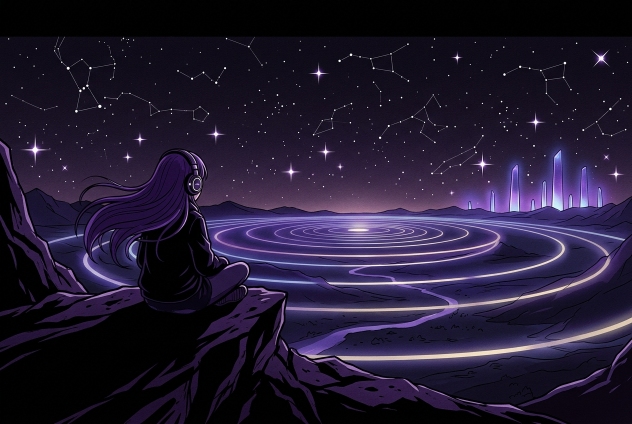
#> input picture assets/raw/footer-src.png, 1264 x 848 px, found by its file name (shown at 1/2 size); its folder holds only this picture in this run
$ python generate_assets.py
#> lines starting #> are read from the running program, lines starting #| are printed output that depends on the picture
#!/usr/bin/env python3
"""Generate original artwork for the dnzlfx portfolio.

Two families of art:
  1. Anime-aesthetic character plates (hero bust + footer panorama), rendered as
     cel-shaded line engravings and then reduced with an 8x8 Bayer ordered-dither
     into a monochrome silver palette and an electric-purple duotone palette.
  2. Editorial / project plates (panoramic mission header + paired row art +
     project card art) in the same dithered house style.

Everything is drawn procedurally with Pillow primitives (Bezier polylines,
polygons, arcs) - no external image assets are used or required.
"""
import math
import os

from PIL import Image, ImageChops, ImageDraw, ImageFilter, ImageOps

OUT_DIR = "/mnt/datos/proyectos/dnzlfx-portfolio-demo/assets"
os.makedirs(OUT_DIR, exist_ok=True)

BASE_BG = (7, 6, 11)  # #07060B page background, used for the edge fade-out

BAYER_8 = [
    [ 0, 32,  8, 40,  2, 34, 10, 42],
    [48, 16, 56, 24, 50, 18, 58, 26],
    [12, 44,  4, 36, 14, 46,  6, 38],
    [60, 28, 52, 20, 62, 30, 54, 22],
    [ 3, 35, 11, 43,  1, 33,  9, 41],
    [51, 19, 59, 27, 49, 17, 57, 25],
    [15, 47,  7, 39, 13, 45,  5, 37],
    [63, 31, 55, 23, 61, 29, 53, 21],
]


# ---------------------------------------------------------------------------
# Ordered dithering + palettes
# ---------------------------------------------------------------------------
def apply_bayer_dither(gray_img, palette_levels, pixel_scale: int = 2) -> Image.Image:
    """Downsample, apply 8x8 Bayer ordered dithering across palette_levels, upscale."""
    w, h = gray_img.size
    sw, sh = max(1, w // pixel_scale), max(1, h // pixel_scale)
    small = gray_img.resize((sw, sh), Image.Resampling.BILINEAR)
    px = small.load()

    # Precompute a 255-entry -> palette index/frac lookup so the inner loop is cheap.
    n_pal = len(palette_levels) - 1
    out = Image.new("RGB", (sw, sh))
    opx = out.load()
    for y in range(sh):
        row = BAYER_8[y & 7]
        for x in range(sw):
            v = px[x, y]
            scaled = v * n_pal / 255.0
            idx = int(scaled)
            frac = scaled - idx
            if frac > (row[x & 7] + 0.5) / 64.0 and idx < n_pal:
                idx += 1
            opx[x, y] = palette_levels[idx]
    return out.resize((w, h), Image.Resampling.NEAREST)


# Mono: deep void -> slate -> muted lavender -> silver -> starlight white
PAL_MONO = [
    (7, 6, 11),       # #07060B void black
    (42, 37, 60),     # dark slate violet
    (108, 100, 134),  # mid muted lavender
    (184, 176, 212),  # silver
    (243, 240, 252),  # starlight white
]

# Color: electric purple duotone (#6D28D9 / #A855F7 / #C084FC) over #07060B
PAL_COLOR = [
    (7, 6, 11),       # #07060B void black
    (109, 40, 217),   # #6D28D9 deep royal purple
    (168, 85, 247),   # #A855F7 electric purple
    (192, 132, 252),  # #C084FC vivid lavender
    (243, 240, 252),  # bright starlight
]


def fade_gray_to_bg(gray_img: Image.Image, hold: float = 0.62, feather: float = 1.0,
                    bg_level: int = 7, bottom: float = 0.86) -> Image.Image:
    """Fade a greyscale plate into the page background *before* dithering.

    Doing this in the grey domain (instead of blending two already-dithered RGB
    plates) keeps the ordered dither genuinely 1-to-5 levels: no smooth alpha
    ramps survive, so the halftone stays crisp and uniform right to the edges.
    """
    w, h = gray_img.size
    # 0 at the centre, 255 at the edge mid-points: opaque core, faded rim.
    mask = Image.radial_gradient("L").resize((w, h), Image.Resampling.BILINEAR)

    def falloff(v: int) -> int:
        t = v / 255.0
        if t <= hold:
            return 255
        if t >= feather:
            return 0
        u = (t - hold) / (feather - hold)
        u = u * u * (3 - 2 * u)  # smoothstep
        return int(255 * (1 - u))

    mask = mask.point(falloff)
    if bottom < 1.0:
        grad = Image.new("L", (w, h), 255)
        gd = ImageDraw.Draw(grad)
        for y in range(int(h * bottom), h):
            t = (y - h * bottom) / (h * (1 - bottom))
            gd.line([(0, y), (w, y)], fill=int(255 * (1 - t * t)))
        mask = ImageChops.multiply(mask, grad)
    return Image.composite(gray_img, Image.new("L", (w, h), bg_level), mask)


def save_plate(gray_img: Image.Image, prefix: str, pixel_scale: int = 2,
               colors: bool = True, fade: bool = True):
    g = fade_gray_to_bg(gray_img) if fade else gray_img
    mono = apply_bayer_dither(g, PAL_MONO, pixel_scale)
    mono.save(os.path.join(OUT_DIR, f"{prefix}-mono.png"), optimize=True)
    if not colors:
        return
    color = apply_bayer_dither(g, PAL_COLOR, pixel_scale)
    color.save(os.path.join(OUT_DIR, f"{prefix}-color.png"), optimize=True)


# ---------------------------------------------------------------------------
# Drawing primitives
# ---------------------------------------------------------------------------
def bez(p0, p1, p2, p3, n=64):
    """Sample a cubic Bezier into a list of (x, y) points."""
    pts = []
    for i in range(n + 1):
        t = i / n
        mt = 1 - t
        x = mt**3 * p0[0] + 3 * mt * mt * t * p1[0] + 3 * mt * t * t * p2[0] + t**3 * p3[0]
        y = mt**3 * p0[1] + 3 * mt * mt * t * p1[1] + 3 * mt * t * t * p2[1] + t**3 * p3[1]
        pts.append((x, y))
    return pts


def strand_poly(spine, w_base, w_tip):
    """Offset a spine polyline into a tapered filled polygon (a hair lock)."""
    n = len(spine)
    left, right = [], []
    for i, (x, y) in enumerate(spine):
        t = i / (n - 1)
        if i == 0:
            dx, dy = spine[1][0] - x, spine[1][1] - y
        elif i == n - 1:
            dx, dy = x - spine[-2][0], y - spine[-2][1]
        else:
            dx, dy = spine[i + 1][0] - spine[i - 1][0], spine[i + 1][1] - spine[i - 1][1]
        L = math.hypot(dx, dy) or 1.0
        nx, ny = -dy / L, dx / L
        w = (w_base * (1 - t) + w_tip * t) / 2.0
        left.append((x + nx * w, y + ny * w))
        right.append((x - nx * w, y - ny * w))
    return left + right[::-1]


def starburst(d, cx, cy, r_in, r_out, count, color, width=1):
    for i in range(count):
        ang = (2 * math.pi * i) / count
        x1 = cx + math.cos(ang) * r_in
        y1 = cy + math.sin(ang) * r_in
        x2 = cx + math.cos(ang) * r_out
        y2 = cy + math.sin(ang) * r_out
        d.line([(x1, y1), (x2, y2)], fill=color, width=width)


def spark(d, cx, cy, r, color=250, width=2):
    """Four-point sparkle."""
    starburst(d, cx, cy, 0, r, 4, color, width=width)
    d.ellipse([cx - 2, cy - 2, cx + 2, cy + 2], fill=255)


def radial_glow(img: Image.Image, cx, cy, radius, aspect=1.0, peak=90, blur=42) -> Image.Image:
    w, h = img.size
    glow = Image.new("L", (w, h), 0)
    gd = ImageDraw.Draw(glow)
    steps = 60
    for i in range(steps, 0, -1):
        r = radius * i / steps
        val = int(peak * (1 - i / float(steps)) ** 1.4)
        gd.ellipse([cx - r, cy - r * aspect, cx + r, cy + r * aspect], fill=val)
    glow = glow.filter(ImageFilter.GaussianBlur(blur))
    return ImageChops.add(img, glow, scale=1.0, offset=0)


def engraving_sphere(d, cx, cy, radius, light=(-0.5, -0.6, 0.6)):
    lx, ly, lz = light
    n = math.sqrt(lx * lx + ly * ly + lz * lz)
    lx, ly, lz = lx / n, ly / n, lz / n
    for r in range(int(radius), 0, -2):
        for a in range(0, 360, 4):
            rad = math.radians(a)
            nx = (r / radius) * math.cos(rad)
            ny = (r / radius) * math.sin(rad)
            nz = math.sqrt(max(0.0, 1.0 - nx * nx - ny * ny))
            dot = max(0.0, nx * lx + ny * ly + nz * lz)
            val = int(30 + 225 * (dot ** 1.3))
            d.point((cx + nx * radius, cy + ny * radius), fill=val)


# ---------------------------------------------------------------------------
# Anime bust (hero)
# ---------------------------------------------------------------------------
def draw_anime_bust(d, W, H):
    """Front-facing anime bust: flowing hair, expressive cel eyes, over-ear
    cyber-acoustic studio headset, high-collar coat and acoustic waves."""
    cx = W / 2
    head_cy = 452
    chin = 648
    face_hw = 176
    eye_y = 478
    eye_dx = 90

    OUT = 10           # outline near-black
    HAIR_DK = 34
    HAIR_MID = 86
    HAIR_HI = 236
    SKIN = 218
    SKIN_SH = 170
    SKIN_LN = 104
    COAT = 24
    COAT_MID = 60
    COAT_LN = 150
    WHITE = 252

    # ---- Astral halo rings ----------------------------------------------
    for r, col in [(424, 52), (372, 36)]:
        d.ellipse([cx - r, head_cy - r * 1.06, cx + r, head_cy + r * 1.06],
                  outline=col, width=2)
    for i in range(64):
        a = 2 * math.pi * i / 64
        rr = 452
        d.ellipse([cx + math.cos(a) * rr - 3, head_cy + math.sin(a) * rr * 1.05 - 3,
                   cx + math.cos(a) * rr + 3, head_cy + math.sin(a) * rr * 1.05 + 3], fill=105)

    # ---- Back hair (dark mass behind everything) -------------------------
    back = (bez((cx - 268, 480), (cx - 336, 250), (cx - 220, 232), (cx - 70, 258), 40)
            + bez((cx - 70, 258), (cx + 120, 236), (cx + 336, 250), (cx + 274, 480), 40)
            + bez((cx + 274, 480), (cx + 322, 660), (cx + 268, 800), (cx + 220, 884), 30)
            + bez((cx + 220, 884), (cx + 120, 918), (cx - 120, 918), (cx - 224, 884), 30)
            + bez((cx - 224, 884), (cx - 272, 800), (cx - 324, 660), (cx - 268, 480), 30))
    d.polygon(back, fill=HAIR_DK)
    # a single broad inner strand for depth (thin repeated lines read as noise)
    d.polygon(bez((cx - 236, 600), (cx - 252, 764), (cx - 208, 868), (cx - 140, 900), 26)
              + bez((cx - 140, 900), (cx - 84, 884), (cx - 122, 720), (cx - 158, 548), 26),
              fill=52)

    # ---- Neck ------------------------------------------------------------
    d.polygon([(cx - 60, 592), (cx + 60, 592), (cx + 72, 724), (cx - 72, 724)], fill=SKIN_SH)
    # shadow under the jaw
    d.polygon(bez((cx - 66, 616), (cx, 664), (cx + 66, 616), (cx + 60, 596), 16)
              + [(cx - 60, 596)], fill=120)

    # ---- Shoulders + long coat ------------------------------------------
    d.polygon(bez((cx - 94, 702), (cx - 330, 752), (cx - 436, 900), (cx - 452, H), 24)
              + [(cx + 452, H)]
              + bez((cx + 452, H), (cx + 436, 900), (cx + 330, 752), (cx + 94, 702), 24),
              fill=54)
    # bright rims along both shoulder lines so the bust sits on a real body
    d.line(bez((cx - 94, 702), (cx - 330, 752), (cx - 436, 900), (cx - 452, H), 24),
           fill=182, width=5)
    d.line(bez((cx + 94, 702), (cx + 330, 752), (cx + 436, 900), (cx + 452, H), 24),
           fill=182, width=5)
    # coat opening: a narrow dark V so the chest reads (no flat column)
    d.polygon([(cx - 76, 712), (cx + 76, 712), (cx + 36, H), (cx - 36, H)], fill=22)
    # high collar sweeping up behind the jaw
    d.polygon(bez((cx - 84, 714), (cx - 236, 672), (cx - 204, 566), (cx - 104, 600), 20)
              + bez((cx - 104, 600), (cx - 66, 610), (cx - 46, 628), (cx - 44, 714), 12)
              + [(cx + 44, 714)]
              + bez((cx + 44, 714), (cx + 46, 628), (cx + 66, 610), (cx + 104, 600), 12)
              + bez((cx + 104, 600), (cx + 204, 566), (cx + 236, 672), (cx + 84, 714), 20),
              fill=112)
    for s in (-1, 1):
        d.line(bez((cx + s * 84, 714), (cx + s * 236, 672), (cx + s * 204, 566), (cx + s * 104, 600), 20),
               fill=196, width=5)
    # lapels
    d.line([(cx - 44, 714), (cx - 150, H)], fill=COAT_LN, width=4)
    d.line([(cx + 44, 714), (cx + 158, H)], fill=COAT_LN, width=4)

    # ---- Face ------------------------------------------------------------
    face = (bez((cx - face_hw, 456), (cx - face_hw - 4, 572), (cx - 108, 646), (cx, chin), 30)
            + bez((cx, chin), (cx + 108, 646), (cx + face_hw + 4, 572), (cx + face_hw, 456), 30)
            + bez((cx + face_hw, 456), (cx + 132, 322), (cx - 132, 322), (cx - face_hw, 456), 30))
    d.polygon(face, fill=SKIN)
    # soft cheek shadow on the left (light from upper right)
    d.polygon(bez((cx - face_hw + 6, 520), (cx - 122, 560), (cx - 152, 612), (cx - 98, 638), 18)
              + [(cx, chin), (cx - face_hw + 6, 520)], fill=SKIN_SH)
    # bangs shadow band across the forehead
    d.polygon(bez((cx - face_hw, 452), (cx - 40, 514), (cx + 60, 502), (cx + face_hw, 448), 24)
              + [(cx + face_hw, 384), (cx - face_hw, 384)], fill=SKIN_SH)

    # ---- Eyes ------------------------------------------------------------
    for s in (-1, 1):
        ex, ey = cx + s * eye_dx, eye_y
        upper = bez((ex - 62, ey + 8), (ex - 22, ey - 50), (ex + 24, ey - 50), (ex + 64, ey + 2), 28)
        lower = bez((ex + 64, ey + 2), (ex + 22, ey + 38), (ex - 22, ey + 38), (ex - 62, ey + 8), 28)
        d.polygon(upper + lower, fill=WHITE)
        ir = 33
        d.ellipse([ex - ir, ey - ir + 2, ex + ir, ey + ir + 2], fill=HAIR_MID)
        d.ellipse([ex - ir + 7, ey - ir + 11, ex + ir - 7, ey + ir - 5], fill=HAIR_DK)
        d.ellipse([ex - 13, ey - 13, ex + 13, ey + 13], fill=OUT)
        d.ellipse([ex - 18, ey - 20, ex + 4, ey + 2], fill=WHITE)
        d.ellipse([ex + 8, ey + 10, ex + 19, ey + 21], fill=WHITE)
        d.line(upper, fill=OUT, width=12, joint="curve")
        d.line([(ex + s * 62, ey + 2), (ex + s * 76, ey - 12)], fill=OUT, width=9)
        d.line(lower, fill=SKIN_LN, width=3, joint="curve")
        d.line(bez((ex - 56, ey - 66), (ex - 12, ey - 88), (ex + 26, ey - 84), (ex + 60, ey - 64), 18),
               fill=OUT, width=7, joint="curve")

    # ---- Nose + mouth ----------------------------------------------------
    d.line([(cx + 5, 556), (cx + 1, 572)], fill=SKIN_LN, width=4)
    d.line(bez((cx - 32, 602), (cx, 616), (cx + 32, 600), (cx + 10, 594), 14), fill=OUT, width=5)

    # ---- Front bangs (mid tone so they separate from the dark back hair) --
    for p in [
        ((cx - 224, 296), (cx - 268, 452), (cx - 200, 556), (cx - 158, 462)),
        ((cx - 164, 262), (cx - 226, 400), (cx - 160, 522), (cx - 116, 434)),
        ((cx - 86, 242), (cx - 150, 372), (cx - 100, 502), (cx - 48, 414)),
        ((cx + 0, 236), (cx - 44, 356), (cx - 12, 492), (cx + 44, 406)),
        ((cx + 88, 244), (cx + 44, 362), (cx + 84, 496), (cx + 136, 412)),
        ((cx + 166, 262), (cx + 130, 396), (cx + 182, 520), (cx + 224, 430)),
        ((cx + 226, 296), (cx + 208, 448), (cx + 262, 552), (cx + 280, 448)),
    ]:
        d.polygon(strand_poly(bez(*p), 42, 8), fill=HAIR_MID)
    # crown cap over the scalp
    d.polygon(bez((cx - 200, 452), (cx - 160, 288), (cx + 160, 288), (cx + 200, 452), 30)
              + [(cx + 160, 452), (cx - 160, 452)], fill=HAIR_MID)
    # one broad, sweeping highlight across the crown (follows the hair flow)
    d.line(bez((cx - 150, 330), (cx - 40, 300), (cx + 70, 306), (cx + 158, 336), 26),
           fill=HAIR_HI, width=6, joint="curve")
    # side locks framing the jaw
    for s in (-1, 1):
        spine = bez((cx + s * 214, 386), (cx + s * 268, 560), (cx + s * 246, 730), (cx + s * 204, 862), 30)
        d.polygon(strand_poly(spine, 46, 12), fill=HAIR_DK)
        d.line(spine, fill=104, width=3, joint="curve")
    # crisp silhouette outline so the hair reads clearly against the halo
    d.line(back + [back[0]], fill=132, width=4, joint="curve")

    # ---- Over-ear cyber-acoustic headset ---------------------------------
    band = bez((cx - 206, 462), (cx - 200, 226), (cx + 200, 226), (cx + 206, 462), 30)
    d.line(band, fill=COAT_MID, width=22, joint="curve")
    d.line(band, fill=COAT_LN, width=4, joint="curve")
    for s in (-1, 1):
        hx, hy = cx + s * 210, 512
        d.line([(hx, hy - 96), (cx + s * 202, 452)], fill=COAT_MID, width=14)   # yoke
        d.ellipse([hx - 70, hy - 100, hx + 70, hy + 100], fill=COAT)            # shell (tall)
        d.ellipse([hx - 70, hy - 100, hx + 70, hy + 100], outline=COAT_LN, width=4)
        d.ellipse([hx - 46, hy - 70, hx + 46, hy + 70], fill=COAT_MID)          # pad
        a0, a1 = (40, 320) if s > 0 else (220, 140)
        d.arc([hx - 62, hy - 92, hx + 62, hy + 92], a0, a1, fill=HAIR_HI, width=5)  # rim highlight
        b0, b1 = (20, 340) if s > 0 else (200, 160)
        d.arc([hx - 30, hy - 48, hx + 30, hy + 48], b0, b1, fill=110, width=2)

    # ---- Acoustic waves from the ear cups --------------------------------
    for k, r in enumerate((120, 168, 216, 264)):
        d.arc([cx + 210 - r, 512 - r, cx + 210 + r, 512 + r], 300, 60, fill=70 + k * 44, width=3)
    for k, r in enumerate((120, 168, 216)):
        d.arc([cx - 210 - r, 512 - r, cx - 210 + r, 512 + r], 120, 240, fill=70 + k * 44, width=3)

    # ---- Code sparks, kept clear of the face ----------------------------
    for (sx, sy, r) in [(140, 232, 14), (760, 262, 18), (118, 620, 10), (782, 660, 12)]:
        spark(d, sx, sy, r, color=235, width=2)


# [21 lines left out: function local_lift, not called in this run]


def _clamp(v: float) -> int:
    """Clamp a channel value into 0..255 (kept as a named fn to keep point() typing clean)."""
    return 0 if v < 0 else (255 if v > 255 else int(v))


def plate_from_source(src_name: str, prefix: str, size=None, pixel_scale: int = 3,
                      contrast: float = 1.18, gamma: float = 1.0, lift=None,
                      gain: float = 1.0) -> bool:
    """Post-process a generated illustration into the house Bayer duotone.

    Loads ``assets/raw/<src_name>``, converts to greyscale, lifts contrast, then
    runs it through the shared ordered-dither pipeline (mono silver + electric
    purple duotone) with a soft fade into #07060B. Returns False when the source
    is missing so callers can fall back to the procedural renderer.
    """
    src = os.path.join(OUT_DIR, "raw", src_name)
    if not os.path.exists(src):
        return False
    im = Image.open(src).convert("RGB")
    if size:
        im = ImageOps.fit(im, size, Image.Resampling.LANCZOS, centering=(0.5, 0.46))
    g: Image.Image = ImageOps.autocontrast(im.convert("L"), cutoff=1)

    def _curve(v: int) -> int:
        x = float(v) * gain
        if gamma != 1.0:
            x = 255.0 * ((_clamp(x) / 255.0) ** gamma)
        return _clamp((x - 128.0) * contrast + 128.0)

    g = g.point([_curve(v) for v in range(256)])
    if lift:
        g = local_lift(g, *lift)
    save_plate(g, prefix, pixel_scale=pixel_scale)
    return True


def make_anime_bust():
    # Primary path: a generated illustration reduced to the Bayer purple duotone.
    if plate_from_source("hero-src.png", "hero-anime", size=(1024, 1536), pixel_scale=3,
                         gain=0.82, contrast=1.0):
        return
    # Fallback: procedural render (kept so the set always regenerates offline).
    W, H = 900, 1100
    base = Image.new("L", (W, H), 9)
#> base: PIL image 900x1100 L; every value is 9
    bd = ImageDraw.Draw(base)
    for y in range(H):
        t = y / H
        bd.line([(0, y), (W, y)], fill=int(9 + 14 * (1 - t)))
    base = radial_glow(base, W / 2, 430, 620, aspect=1.12, peak=104, blur=82)
#> in radial_glow, `glow = glow.filter(ImageFilter.GaussianBlur(blur))`:
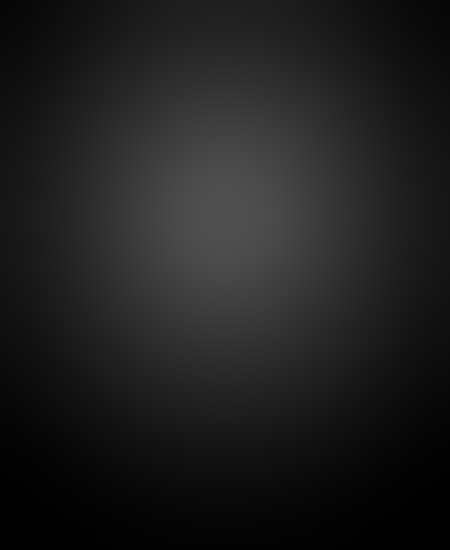
#> glow: PIL image 900x1100 L (shown at 1/2 size); min 0, max 80, mean 30.6
    d = ImageDraw.Draw(base)
    draw_anime_bust(d, W, H)
    base = base.filter(ImageFilter.GaussianBlur(radius=0.5))
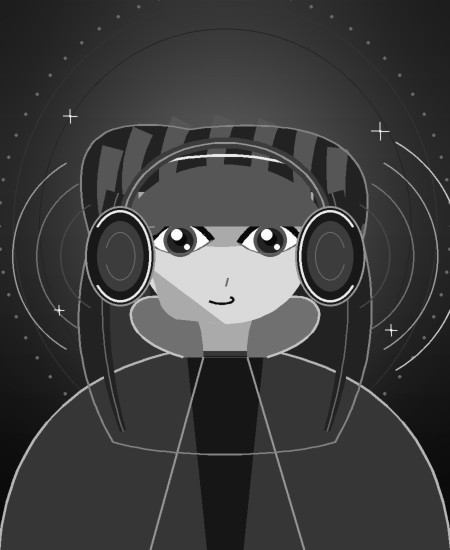
#> base: PIL image 900x1100 L (shown at 1/2 size); min 9, max 255, mean 61.8
    save_plate(base, "hero-anime")
#> call 2 of apply_bayer_dither, with pixel_scale = 2
#> in apply_bayer_dither (call 2), `return out.resize((w, h), Image.Resampling.NEAREST)`:
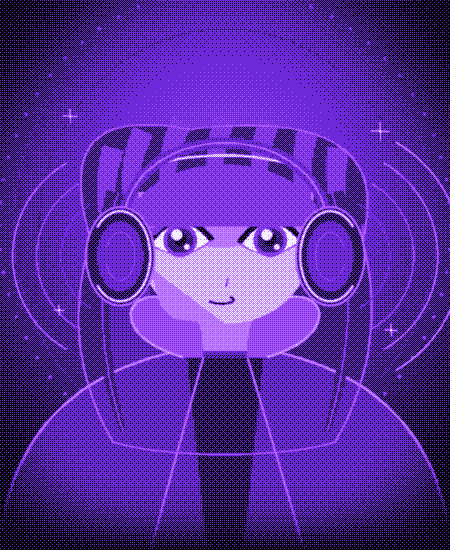
#> returned value: PIL image 900x1100 RGB (shown at 1/2 size); mean R, G, B 87.1, 39.5, 157.6
    save_plate(base, "hero-totem")


# ---------------------------------------------------------------------------
# Anime panorama (footer)
# ---------------------------------------------------------------------------
# [110 lines left out: function draw_anime_mural, not called in this run]


def make_anime_mural():
    # Primary path: a generated panorama reduced to the Bayer purple duotone.
    if plate_from_source("footer-src.png", "footer-anime", size=(1440, 960), pixel_scale=3,
                         gain=1.05, contrast=1.1):
#> call 2 of plate_from_source, with src_name = 'footer-src.png', prefix = 'footer-anime', size = (1440, 960), pixel_scale = 3, contrast = 1.1, gamma = 1, gain = 1.05
#> in plate_from_source, im is the input picture: PIL image 1264x848 RGB; mean R, G, B 35.3, 27.1, 50.4
#> call 3 of fade_gray_to_bg, with hold = 0.62, feather = 1, bg_level = 7, bottom = 0.86
#> in fade_gray_to_bg (call 3), `mask = Image.radial_gradient("L").resize((w, h), Image.Resampling.BILI..`:
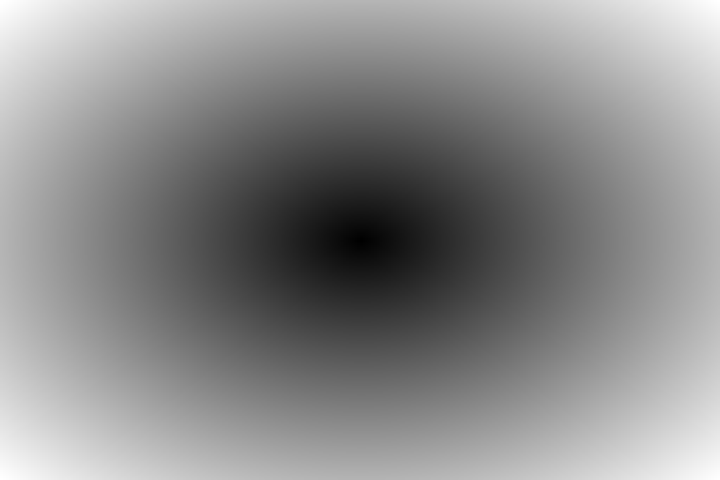
#> mask: PIL image 1440x960 L (shown at 1/2 size); min 0, max 255, mean 138.1
#> in fade_gray_to_bg (call 3), `mask = ImageChops.multiply(mask, grad)`:
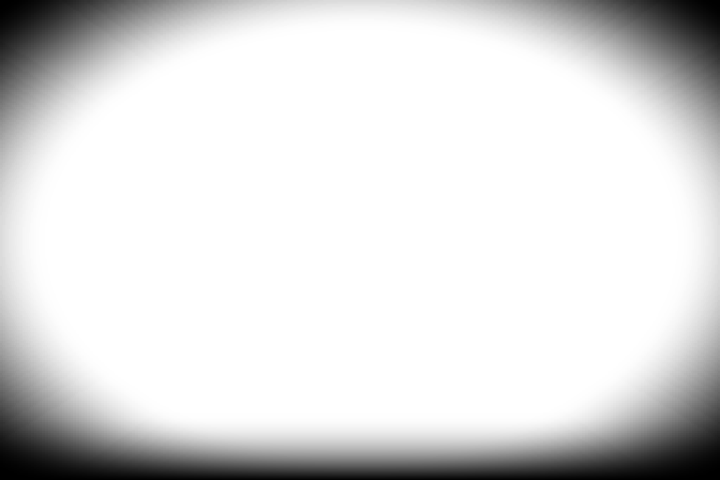
#> mask: PIL image 1440x960 L (shown at 1/2 size); min 0, max 255, mean 220.4
#> in apply_bayer_dither (call 5), `small = gray_img.resize((sw, sh), Image.Resampling.BILINEAR)`:
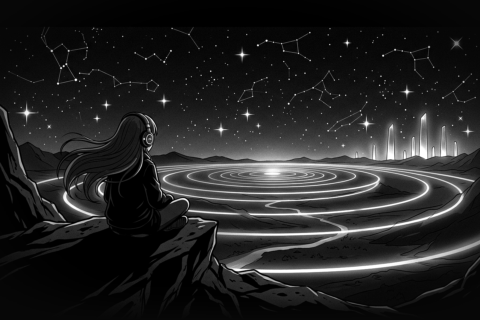
#> small: PIL image 480x320 L; min 0, max 255, mean 36.2
#> in apply_bayer_dither (call 5), `return out.resize((w, h), Image.Resampling.NEAREST)`:
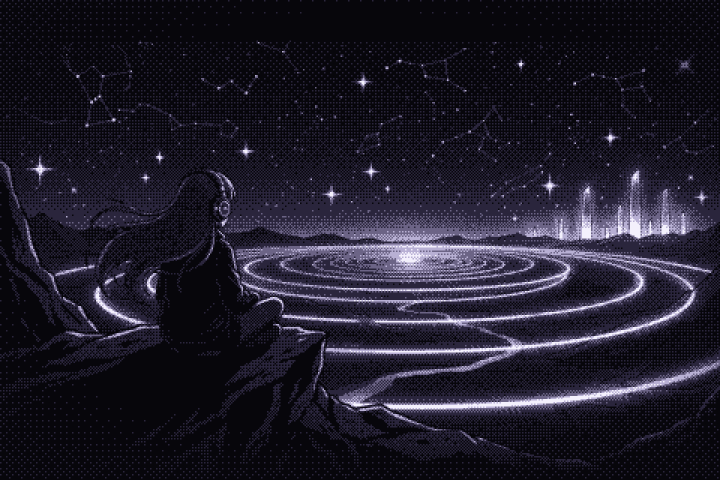
#> returned value: PIL image 1440x960 RGB (shown at 1/2 size); mean R, G, B 31.7, 28.8, 42.2
#> (the rest of the program and of its run is left out)
